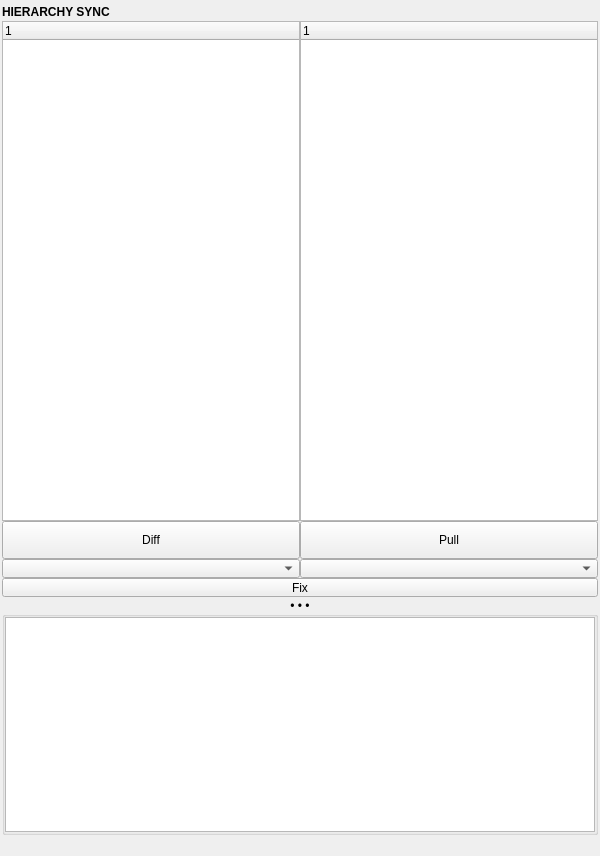
<?xml version="1.0" encoding="UTF-8"?>
<ui version="4.0">
 <class>QtUi</class>
 <widget class="QMainWindow" name="QtUi">
  <property name="enabled">
   <bool>true</bool>
  </property>
  <property name="geometry">
   <rect>
    <x>0</x>
    <y>0</y>
    <width>600</width>
    <height>856</height>
   </rect>
  </property>
  <property name="tabShape">
   <enum>QTabWidget::Triangular</enum>
  </property>
  <property name="dockNestingEnabled">
   <bool>true</bool>
  </property>
  <property name="dockOptions">
   <set>QMainWindow::AllowNestedDocks|QMainWindow::AllowTabbedDocks|QMainWindow::AnimatedDocks|QMainWindow::ForceTabbedDocks</set>
  </property>
  <widget class="QWidget" name="central_widget">
   <property name="minimumSize">
    <size>
     <width>600</width>
     <height>240</height>
    </size>
   </property>
   <layout class="QVBoxLayout" name="verticalLayout_2">
    <property name="spacing">
     <number>2</number>
    </property>
    <property name="leftMargin">
     <number>2</number>
    </property>
    <property name="topMargin">
     <number>2</number>
    </property>
    <property name="rightMargin">
     <number>2</number>
    </property>
    <property name="bottomMargin">
     <number>2</number>
    </property>
    <item>
     <layout class="QVBoxLayout" name="verticalLayout">
      <property name="spacing">
       <number>0</number>
      </property>
      <item>
       <widget class="Header" name="header">
        <property name="minimumSize">
         <size>
          <width>0</width>
          <height>19</height>
         </size>
        </property>
        <property name="font">
         <font>
          <weight>75</weight>
          <bold>true</bold>
         </font>
        </property>
        <property name="text">
         <string>HIERARCHY SYNC</string>
        </property>
       </widget>
      </item>
      <item>
       <layout class="QGridLayout" name="gridLayout">
        <item row="0" column="0">
         <widget class="TreeWidget" name="tree000">
          <property name="minimumSize">
           <size>
            <width>0</width>
            <height>500</height>
           </size>
          </property>
          <column>
           <property name="text">
            <string notr="true">1</string>
           </property>
          </column>
         </widget>
        </item>
        <item row="0" column="1">
         <widget class="TreeWidget" name="tree001">
          <property name="minimumSize">
           <size>
            <width>0</width>
            <height>500</height>
           </size>
          </property>
          <column>
           <property name="text">
            <string notr="true">1</string>
           </property>
          </column>
         </widget>
        </item>
        <item row="1" column="0">
         <widget class="PushButton" name="tb001">
          <property name="minimumSize">
           <size>
            <width>0</width>
            <height>38</height>
           </size>
          </property>
          <property name="text">
           <string>Diff</string>
          </property>
         </widget>
        </item>
        <item row="1" column="1">
         <widget class="PushButton" name="tb002">
          <property name="minimumSize">
           <size>
            <width>0</width>
            <height>38</height>
           </size>
          </property>
          <property name="text">
           <string>Pull</string>
          </property>
         </widget>
        </item>
        <item row="2" column="0">
         <widget class="WidgetComboBox" name="cmb_diff_options">
          <property name="minimumSize">
           <size>
            <width>0</width>
            <height>19</height>
           </size>
          </property>
          <property name="maximumSize">
           <size>
            <width>16777215</width>
            <height>19</height>
           </size>
          </property>
          <property name="toolTip">
           <string>Diff analysis options.</string>
          </property>
         </widget>
        </item>
        <item row="2" column="1">
         <widget class="WidgetComboBox" name="cmb_pull_options">
          <property name="minimumSize">
           <size>
            <width>0</width>
            <height>19</height>
           </size>
          </property>
          <property name="maximumSize">
           <size>
            <width>16777215</width>
            <height>19</height>
           </size>
          </property>
          <property name="toolTip">
           <string>Pull operation options.</string>
          </property>
         </widget>
        </item>
        <item row="3" column="0" colspan="2">
         <widget class="PushButton" name="tb003">
          <property name="minimumSize">
           <size>
            <width>0</width>
            <height>19</height>
           </size>
          </property>
          <property name="maximumSize">
           <size>
            <width>16777215</width>
            <height>19</height>
           </size>
          </property>
          <property name="text">
           <string>Fix</string>
          </property>
         </widget>
        </item>
       </layout>
      </item>
      <item>
       <widget class="CollapsableGroup" name="output">
        <property name="title">
         <string>• • •</string>
        </property>
        <property name="alignment">
         <set>Qt::AlignCenter</set>
        </property>
        <layout class="QVBoxLayout" name="verticalLayout_4">
         <property name="spacing">
          <number>1</number>
         </property>
         <property name="leftMargin">
          <number>0</number>
         </property>
         <property name="topMargin">
          <number>0</number>
         </property>
         <property name="rightMargin">
          <number>0</number>
         </property>
         <property name="bottomMargin">
          <number>0</number>
         </property>
         <item>
          <widget class="QTextBrowser" name="txt003">
           <property name="verticalScrollBarPolicy">
            <enum>Qt::ScrollBarAlwaysOff</enum>
           </property>
           <property name="sizeAdjustPolicy">
            <enum>QAbstractScrollArea::AdjustIgnored</enum>
           </property>
          </widget>
         </item>
        </layout>
       </widget>
      </item>
      <item>
       <widget class="Footer" name="footer" native="true">
        <property name="minimumSize">
         <size>
          <width>0</width>
          <height>19</height>
         </size>
        </property>
        <property name="maximumSize">
         <size>
          <width>16777215</width>
          <height>19</height>
         </size>
        </property>
       </widget>
      </item>
     </layout>
    </item>
   </layout>
  </widget>
 </widget>
 <customwidgets>
  <customwidget>
   <class>Header</class>
   <extends>QLabel</extends>
   <header>uitk.widgets.header</header>
  </customwidget>
  <customwidget>
   <class>PushButton</class>
   <extends>QPushButton</extends>
   <header>widgets.pushbutton.h</header>
  </customwidget>
  <customwidget>
   <class>CollapsableGroup</class>
   <extends>QGroupBox</extends>
   <header>uitk.widgets.collapsableGroup.CollapsableGroup.h</header>
   <container>1</container>
  </customwidget>
  <customwidget>
   <class>Footer</class>
   <extends>QWidget</extends>
   <header>uitk.widgets.footer</header>
  </customwidget>
  <customwidget>
   <class>TreeWidget</class>
   <extends>QTreeWidget</extends>
   <header>widgets.treewidget.h</header>
  </customwidget>
  <customwidget>
   <class>WidgetComboBox</class>
   <extends>QComboBox</extends>
   <header>uitk.widgets.widgetComboBox.WidgetComboBox.h</header>
  </customwidget>
 </customwidgets>
 <resources/>
 <connections/>
 <designerdata>
  <property name="gridDeltaX">
   <number>5</number>
  </property>
  <property name="gridDeltaY">
   <number>5</number>
  </property>
  <property name="gridSnapX">
   <bool>true</bool>
  </property>
  <property name="gridSnapY">
   <bool>true</bool>
  </property>
  <property name="gridVisible">
   <bool>true</bool>
  </property>
 </designerdata>
</ui>
